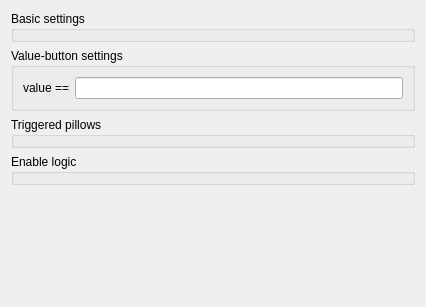
<?xml version="1.0" encoding="UTF-8"?>
<ui version="4.0">
 <class>ILineEdit</class>
 <widget class="QWidget" name="ILineEdit">
  <property name="geometry">
   <rect>
    <x>0</x>
    <y>0</y>
    <width>426</width>
    <height>307</height>
   </rect>
  </property>
  <property name="windowTitle">
   <string>LineEdit preferences</string>
  </property>
  <layout class="QVBoxLayout" name="verticalLayout">
   <item>
    <widget class="GroupBox" name="groupBox">
     <property name="title">
      <string>Basic settings</string>
     </property>
     <property name="template" stdset="0">
      <string>inspector-groupbox-roomandpath</string>
     </property>
    </widget>
   </item>
   <item>
    <widget class="QGroupBox" name="groupBox_4">
     <property name="title">
      <string>Value-button settings</string>
     </property>
     <layout class="QGridLayout" name="gridLayout">
      <item row="0" column="1">
       <widget class="LineEdit" name="LineEdit">
        <property name="template" stdset="0">
         <string>inspector-valuebutton-value</string>
        </property>
       </widget>
      </item>
      <item row="0" column="0">
       <widget class="QLabel" name="label">
        <property name="text">
         <string>value ==</string>
        </property>
       </widget>
      </item>
     </layout>
    </widget>
   </item>
   <item>
    <widget class="GroupBox" name="groupBox_3">
     <property name="title">
      <string>Triggered pillows</string>
     </property>
     <property name="template" stdset="0">
      <string>inspector-groupbox-triggeredpillows</string>
     </property>
    </widget>
   </item>
   <item>
    <widget class="GroupBox" name="groupBox_2">
     <property name="title">
      <string>Enable logic</string>
     </property>
     <property name="template" stdset="0">
      <string>inspector-groupbox-enablelogic</string>
     </property>
    </widget>
   </item>
   <item>
    <spacer name="verticalSpacer">
     <property name="orientation">
      <enum>Qt::Vertical</enum>
     </property>
     <property name="sizeHint" stdset="0">
      <size>
       <width>20</width>
       <height>40</height>
      </size>
     </property>
    </spacer>
   </item>
  </layout>
 </widget>
 <customwidgets>
  <customwidget>
   <class>GroupBox</class>
   <extends>QGroupBox</extends>
   <header>wallaby.frontends.qt.widgets.containers.groupBox</header>
  </customwidget>
  <customwidget>
   <class>LineEdit</class>
   <extends>QLineEdit</extends>
   <header>wallaby.frontends.qt.widgets.edits.lineEdit</header>
  </customwidget>
 </customwidgets>
 <resources/>
 <connections/>
</ui>
